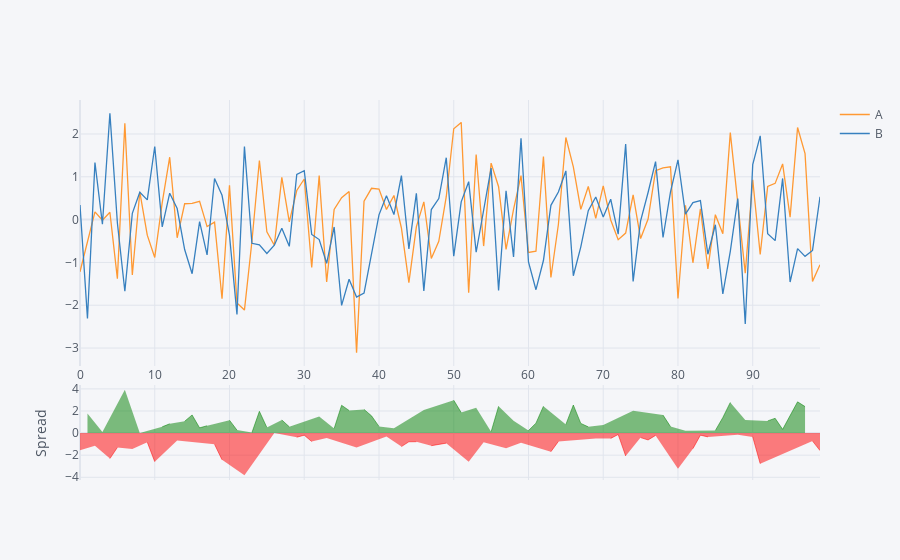

The notebook cell this image was saved under:
### Code cell
# plot df['A'] and df['B']
df[['A','B']].iplot(kind='spread')

### Figure 1 — Plotly figure (JSON) as saved in the notebook; plotly's stock layout.template omitted (floating-point values rounded to 4 significant figures)
{"data": [{"line": {"color": "rgba(255, 153, 51, 1.0)", "dash": "solid", "shape": "linear", "width": 1.3}, "mode": "lines", "name": "A", "text": "", "type": "scatter", "x": [0, 1, 2, 3, 4, 5, 6, 7, 8, 9, 10, 11, 12, 13, 14, 15, 16, 17, 18, 19, 20, 21, 22, 23, 24, 25, 26, 27, 28, 29, 30, 31, 32, 33, 34, 35, 36, 37, 38, 39, 40, 41, 42, 43, 44, 45, 46, 47, 48, 49, 50, 51, 52, 53, 54, 55, 56, 57, 58, 59, 60, 61, 62, 63, 64, 65, 66, 67, 68, 69, 70, 71, 72, 73, 74, 75, 76, 77, 78, 79, 80, 81, 82, 83, 84, 85, 86, 87, 88, 89, 90, 91, 92, 93, 94, 95, 96, 97, 98, 99], "y": [-1.219, -0.5466, 0.1813, -0.01459, 0.1715, -1.378, 2.249, -1.294, 0.6458, -0.3628, -0.883, 0.3979, 1.457, -0.425, 0.3706, 0.3774, 0.4277, -0.1623, -0.05802, -1.849, 0.8023, -1.947, -2.113, -0.5106, 1.38, -0.2829, -0.598, 0.9854, -0.05358, 0.6805, 0.9482, -1.115, 1.028, -1.457, 0.2384, 0.5128, 0.6552, -3.109, 0.4292, 0.7311, 0.7147, 0.2377, 0.5637, -0.1956, -1.472, -0.1677, 0.4152, -0.9065, -0.5056, 0.5349, 2.123, 2.271, -1.71, 1.52, -0.6181, 1.32, 0.7673, -0.6968, 0.2388, 1.028, -0.7672, -0.7377, 1.474, -1.351, -0.1134, 1.917, 1.231, 0.239, 0.7729, 0.0273, 0.7883, -0.007678, -0.4679, -0.3137, 0.5799, -0.4422, 0.01305, 1.143, 1.209, 1.234, -1.842, 0.3337, -1.009, 0.2541, -1.154, 0.1155, -0.3279, 2.033, 0.348, -1.251, 0.9309, -0.8142, 0.7763, 0.8468, 1.301, 0.05919, 2.151, 1.541, -1.443, -1.053]}, {"line": {"color": "rgba(55, 128, 191, 1.0)", "dash": "solid", "shape": "linear", "width": 1.3}, "mode": "lines", "name": "B", "text": "", "type": "scatter", "x": [0, 1, 2, 3, 4, 5, 6, 7, 8, 9, 10, 11, 12, 13, 14, 15, 16, 17, 18, 19, 20, 21, 22, 23, 24, 25, 26, 27, 28, 29, 30, 31, 32, 33, 34, 35, 36, 37, 38, 39, 40, 41, 42, 43, 44, 45, 46, 47, 48, 49, 50, 51, 52, 53, 54, 55, 56, 57, 58, 59, 60, 61, 62, 63, 64, 65, 66, 67, 68, 69, 70, 71, 72, 73, 74, 75, 76, 77, 78, 79, 80, 81, 82, 83, 84, 85, 86, 87, 88, 89, 90, 91, 92, 93, 94, 95, 96, 97, 98, 99], "y": [0.342, -2.312, 1.335, -0.1073, 2.483, -0.07411, -1.674, 0.1471, 0.6408, 0.4619, 1.708, -0.1708, 0.6173, 0.2579, -0.6988, -1.263, -0.04588, -0.8257, 0.9601, 0.5681, -0.3647, -2.217, 1.705, -0.5537, -0.5893, -0.7898, -0.5969, -0.2005, -0.6246, 1.054, 1.141, -0.3479, -0.4656, -1.02, -0.1713, -2.004, -1.392, -1.809, -1.714, -0.8283, 0.1113, 0.5563, 0.1179, 1.028, -0.6844, 0.6135, -1.664, 0.2354, 0.4928, 1.446, -0.8549, 0.4163, 0.8861, -0.7625, 0.213, 1.203, -1.655, 0.6719, -0.8744, 1.9, -0.9896, -1.637, -0.9557, 0.3338, 0.644, 1.138, -1.311, -0.6367, 0.2099, 0.5271, 0.06317, 0.4759, -0.339, 1.763, -1.443, -0.03146, 0.6339, 1.354, -0.418, 0.6497, 1.398, 0.1279, 0.399, 0.4443, -0.8097, -0.1193, -1.737, -0.7437, 0.4938, -2.44, 1.282, 1.956, -0.3269, -0.4907, 0.9615, -1.459, -0.6776, -0.8579, -0.7204, 0.534]}, {"connectgaps": false, "fill": "tozeroy", "line": {"color": "green", "dash": "solid", "shape": "linear", "width": 0.5}, "mode": "lines", "name": "Spread", "showlegend": false, "type": "scatter", "x": [0, 1, 2, 3, 4, 5, 6, 7, 8, 9, 10, 11, 12, 13, 14, 15, 16, 17, 18, 19, 20, 21, 22, 23, 24, 25, 26, 27, 28, 29, 30, 31, 32, 33, 34, 35, 36, 37, 38, 39, 40, 41, 42, 43, 44, 45, 46, 47, 48, 49, 50, 51, 52, 53, 54, 55, 56, 57, 58, 59, 60, 61, 62, 63, 64, 65, 66, 67, 68, 69, 70, 71, 72, 73, 74, 75, 76, 77, 78, 79, 80, 81, 82, 83, 84, 85, 86, 87, 88, 89, 90, 91, 92, 93, 94, 95, 96, 97, 98, 99], "xaxis": "x2", "y": ["", 1.765, "", 0.09269, "", "", 3.923, "", 0.005026, "", "", 0.5686, 0.84, "", 1.069, 1.641, 0.4736, 0.6635, "", "", 1.167, 0.2699, "", 0.04308, 1.969, 0.5068, "", 1.186, 0.571, "", "", "", 1.493, "", 0.4097, 2.517, 2.047, "", 2.144, 1.559, 0.6033, "", 0.4458, "", "", "", 2.079, "", "", "", 2.978, 1.854, "", 2.283, "", 0.1177, 2.423, "", 1.113, "", 0.2224, 0.8997, 2.429, "", "", 0.7799, 2.542, 0.8757, 0.563, "", 0.7252, "", "", "", 2.023, "", "", "", 1.627, 0.5845, "", 0.2058, "", "", "", 0.2348, 1.409, 2.777, "", 1.188, "", "", 1.103, 1.337, 0.3396, 1.518, 2.829, 2.399, "", ""], "yaxis": "y2"}, {"connectgaps": false, "fill": "tozeroy", "line": {"color": "red", "dash": "solid", "shape": "linear", "width": 0.5}, "mode": "lines", "name": "Spread", "showlegend": false, "type": "scatter", "x": [0, 1, 2, 3, 4, 5, 6, 7, 8, 9, 10, 11, 12, 13, 14, 15, 16, 17, 18, 19, 20, 21, 22, 23, 24, 25, 26, 27, 28, 29, 30, 31, 32, 33, 34, 35, 36, 37, 38, 39, 40, 41, 42, 43, 44, 45, 46, 47, 48, 49, 50, 51, 52, 53, 54, 55, 56, 57, 58, 59, 60, 61, 62, 63, 64, 65, 66, 67, 68, 69, 70, 71, 72, 73, 74, 75, 76, 77, 78, 79, 80, 81, 82, 83, 84, 85, 86, 87, 88, 89, 90, 91, 92, 93, 94, 95, 96, 97, 98, 99], "xaxis": "x2", "y": [-1.561, "", -1.154, "", -2.312, -1.304, "", -1.441, "", -0.8247, -2.591, "", "", -0.6829, "", "", "", "", -1.018, -2.417, "", "", -3.818, "", "", "", -0.001129, "", "", -0.3737, -0.1926, -0.7668, "", -0.437, "", "", "", -1.3, "", "", "", -0.3187, "", -1.224, -0.7877, -0.7811, "", -1.142, -0.9983, -0.9109, "", "", -2.596, "", -0.831, "", "", -1.369, "", -0.8718, "", "", "", -1.685, -0.7574, "", "", "", "", -0.4998, "", -0.4836, -0.1289, -2.076, "", -0.4108, -0.6208, -0.2102, "", "", -3.24, "", -1.408, -0.1902, -0.3441, "", "", "", -0.1458, "", -0.3515, -2.77, "", "", "", "", "", "", -0.7227, -1.587], "yaxis": "y2"}], "layout": {"hovermode": "x", "legend": {"bgcolor": "#F5F6F9", "font": {"color": "#4D5663"}}, "paper_bgcolor": "#F5F6F9", "plot_bgcolor": "#F5F6F9", "title": {"font": {"color": "#4D5663"}}, "xaxis": {"gridcolor": "#E1E5ED", "showgrid": true, "tickfont": {"color": "#4D5663"}, "title": {"font": {"color": "#4D5663"}, "text": ""}, "zerolinecolor": "#E1E5ED"}, "xaxis2": {"anchor": "y2", "gridcolor": "#E1E5ED", "showgrid": true, "showticklabels": false, "tickfont": {"color": "#4D5663"}, "title": {"font": {"color": "#4D5663"}, "text": ""}, "zerolinecolor": "#E1E5ED"}, "yaxis": {"domain": [0.3, 1], "gridcolor": "#E1E5ED", "showgrid": true, "tickfont": {"color": "#4D5663"}, "title": {"font": {"color": "#4D5663"}, "text": ""}, "zerolinecolor": "#E1E5ED"}, "yaxis2": {"domain": [0, 0.25], "gridcolor": "#E1E5ED", "showgrid": true, "tickfont": {"color": "#4D5663"}, "title": {"font": {"color": "#4D5663"}, "text": "Spread"}, "zerolinecolor": "#E1E5ED"}}}
